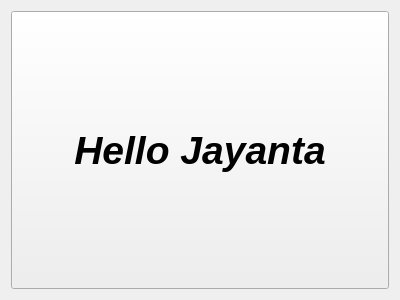
<?xml version="1.0" encoding="UTF-8"?>
<ui version="4.0">
 <class>Form</class>
 <widget class="QWidget" name="Form">
  <property name="geometry">
   <rect>
    <x>0</x>
    <y>0</y>
    <width>400</width>
    <height>300</height>
   </rect>
  </property>
  <property name="windowTitle">
   <string>Form</string>
  </property>
  <layout class="QGridLayout" name="gridLayout">
   <item row="0" column="0">
    <widget class="QPushButton" name="pushButton">
     <property name="sizePolicy">
      <sizepolicy hsizetype="Minimum" vsizetype="Minimum">
       <horstretch>0</horstretch>
       <verstretch>0</verstretch>
      </sizepolicy>
     </property>
     <property name="font">
      <font>
       <pointsize>29</pointsize>
       <weight>75</weight>
       <italic>true</italic>
       <bold>true</bold>
      </font>
     </property>
     <property name="cursor">
      <cursorShape>ForbiddenCursor</cursorShape>
     </property>
     <property name="text">
      <string>Hello Jayanta</string>
     </property>
     <property name="checkable">
      <bool>false</bool>
     </property>
    </widget>
   </item>
  </layout>
 </widget>
 <resources/>
 <connections/>
</ui>
